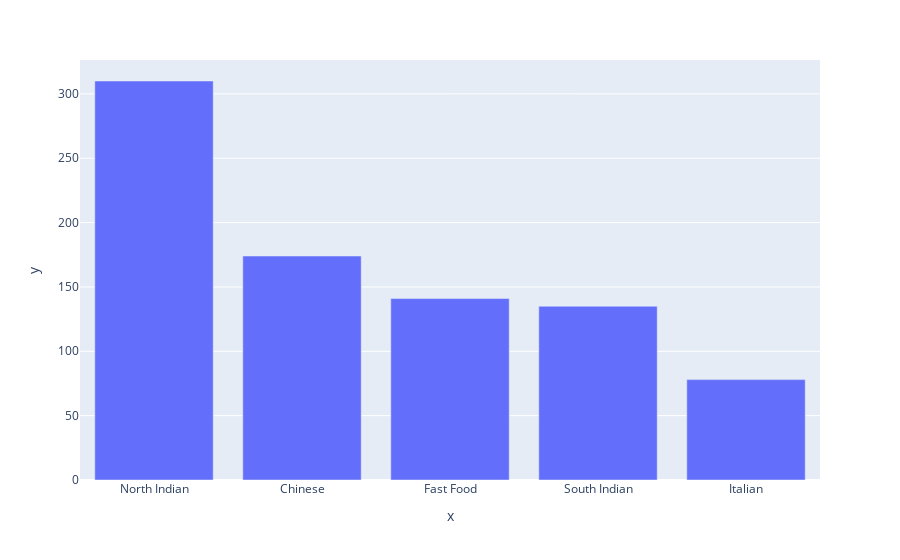

Here is the notebook cell this chart was saved with:
### Code cell
#Choose City

city="Sarjapur Road"

inter=idf[idf["City"]=="Sarjapur Road"]
ser=inter.groupby(["City"])[col].sum()
index=ser.columns
val=ser.values.T.flatten()
series=pd.Series(val,index)
ii=series.sort_values(ascending=False).head()
fig = px.bar(df,x=ii.index,y=ii.values)
py.iplot(fig)

### Figure 1 — Plotly figure (JSON) as saved in the notebook; plotly's stock layout.template omitted (floating-point values rounded to 4 significant figures)
{"data": [{"alignmentgroup": "True", "hovertemplate": "x=%{x}<br>y=%{y}<extra></extra>", "legendgroup": "", "marker": {"color": "#636efa", "pattern": {"shape": ""}}, "name": "", "offsetgroup": "", "orientation": "v", "showlegend": false, "textposition": "auto", "type": "bar", "x": ["North Indian", "Chinese", "Fast Food", "South Indian", "Italian"], "xaxis": "x", "y": [310, 174, 141, 135, 78], "yaxis": "y"}], "layout": {"barmode": "relative", "legend": {"tracegroupgap": 0}, "margin": {"t": 60}, "xaxis": {"anchor": "y", "domain": [0, 1], "title": {"text": "x"}}, "yaxis": {"anchor": "x", "domain": [0, 1], "title": {"text": "y"}}}}
